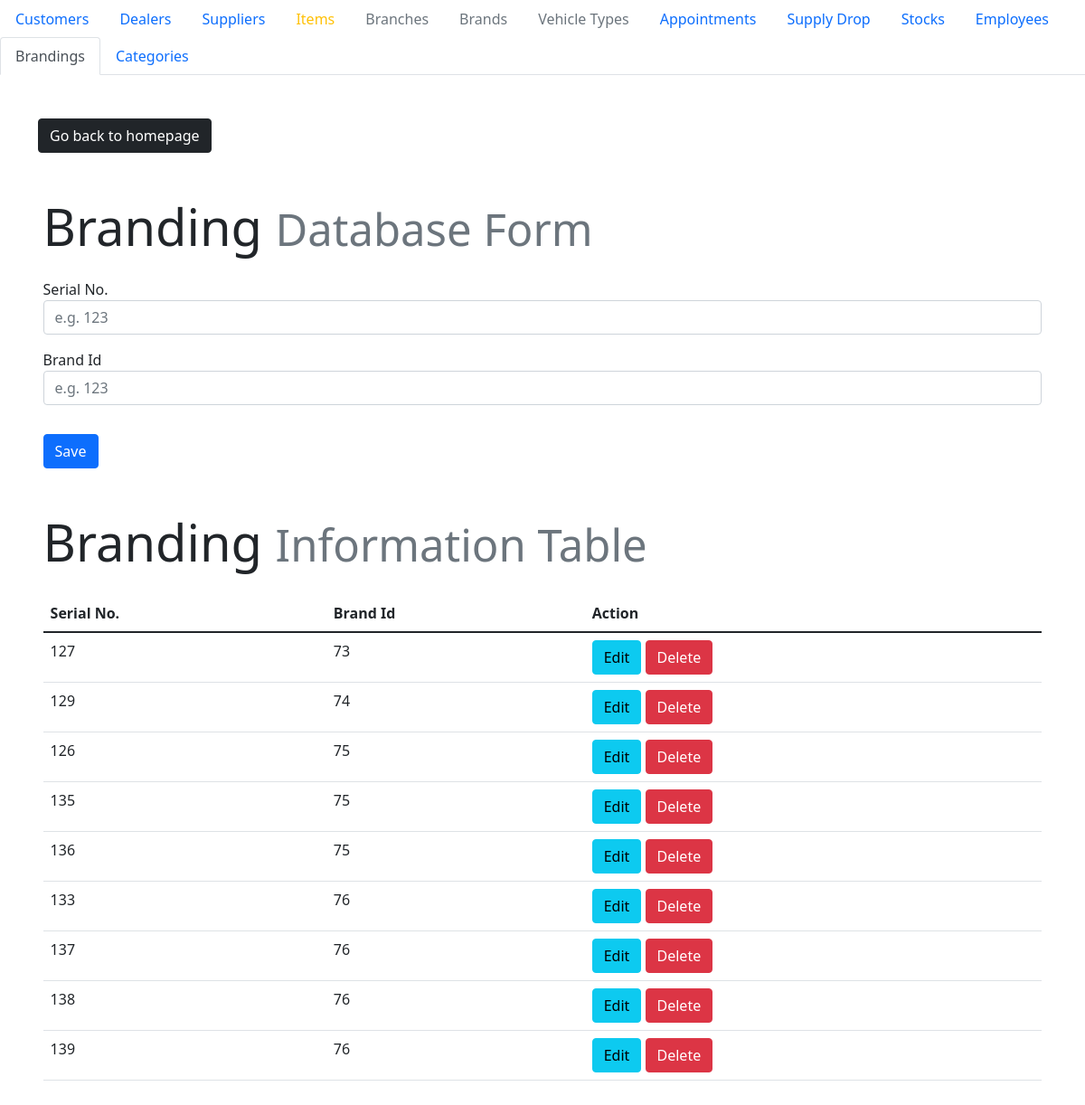
The page /admin/branded.php on the database its author committed.
### tables this page shows
CREATE TABLE `branded` (
  `serial_no` int(10) NOT NULL,
  `brand_id` int(10) DEFAULT NULL
);

### admin/branded.php (the view, shortened to what this page needs)
<!DOCTYPE html>
<html lang="en">
<head>
    <link rel="stylesheet" href="style.css">
    <link href="https://cdn.jsdelivr.net/npm/bootstrap@5.1.3/dist/css/bootstrap.min.css" rel="stylesheet">
</head>
<body>
    <ul class="nav nav-tabs">
    <li class="nav-item">
        <a class="nav-link" href="./index.php">Customers</a>
    </li>
    <li class="nav-item">
        <a class="nav-link" href="./dealer.php">Dealers</a>
    </li>
    <li class="nav-item">
        <a class="nav-link" href="./supplier.php">Suppliers</a>
    </li>
    <li class="nav-item">
        <a class="nav-link text-warning" href="./item.php">Items</a>
    </li>
    <li class="nav-item">
        <a class="nav-link text-muted" href="./branch.php">Branches</a>
    </li>
    <li class="nav-item">
        <a class="nav-link text-muted" href="./brand.php">Brands</a>
    </li>
    <li class="nav-item">
        <a class="nav-link text-muted" href="./vehicle_type.php">Vehicle Types</a>
    </li>
    <li class="nav-item">
        <a class="nav-link" href="./appointment-admin.php">Appointments</a>
    </li>
    <li class="nav-item">
        <a class="nav-link" href="./provides.php">Supply Drop</a>
    </li>
    <li class="nav-item">
        <a class="nav-link" href="./stocks.php">Stocks</a>
    </li>
    <li class="nav-item">
        <a class="nav-link" href="./works_at.php">Employees</a>
    </li>
    <li class="nav-item">
        <a class="nav-link active" href="./branded.php">Brandings</a>
    </li>
    <li class="nav-item">
        <a class="nav-link" href="./categorized.php">Categories</a>
    </li>
    </ul>
    <?php require_once 'process_branded.php'; ?>
    <div class="container transition">
    <div style="padding-top: 3em;">
        <a class="btn btn-dark" href="../foradmin.php" role="button">Go back to homepage</a>
    </div>
    <div class="mx-auto" style="width: 99%; padding-top: 3em;">
    <h1 class="display-4">Branding <small class="text-muted">Database Form</small></h1>
        <form action="process_branded.php" method="POST">
            <div class="col form-group" style="padding-top: 1em">
                <label for="">Serial No.</label>
                <input type="text" name="serial_no" class="form-control" value="<?php echo $serial_no; ?>" placeholder="e.g. 123" required autofocus pattern="^[0-9]*$">
            </div>
            <div class="col form-group" style="padding-top: 1em">
                <label for="">Brand Id</label>
                <input type="text" name="brand_id" class="form-control" value="<?php echo $brand_id; ?>" placeholder="e.g. 123" required autofocus pattern="^[0-9]*$">
            </div>
            <div class="form-group" style="padding-top: 2em">
                <?php
                if ($update == true):
                ?>
                    <button type="submit" class="btn btn-info" name="update">Update</button>
                <?php else: ?>
                    <button type="submit" class="btn btn-primary" name="save">Save</button>
                <?php endif; ?>
            </div>
        </form>
    </div>
    <?php
        $mysqli = new mysqli('localhost', 'root', '', 'sza') or die(mysqli_error($mysqli));
        $result = $mysqli->query("SELECT * FROM branded") or die(mysqli_error);
    ?>
    <div class="mx-auto" style="width: 99%; padding-top: 3em; padding-bottom: 5em;">
    <h1 class="display-4" style="padding-bottom: 0.3em;">Branding <small class="text-muted">Information Table</small></h1>
        <table class="table">
            <thead>
                <tr>
                    <th>Serial No.</th>
                    <th>Brand Id</th>
                    <th>Action</th>
                </tr>
            </thead>
        <?php
            while ($row = $result->fetch_assoc()): ?>
                <tr>
                    <td><?php echo $row['serial_no']; ?></td>
                    <td><?php echo $row['brand_id']; ?></td>
                    <td>
                        <a href="branded.php?edit=<?php echo $row['serial_no']; ?>"
                            class="btn btn-info">Edit</a>
                        <button onclick="check(<?php echo $row['serial_no']; ?>)" type="button" class="btn btn-danger">Delete</button>
                    </td>
                </tr>
            <?php endwhile; ?>
        </table>
    </div>
    </div>
</body>
</html>

### admin/process_branded.php (shortened to what this page needs)
<!DOCTYPE html>
<html lang="en">
<head>
    <link rel="stylesheet" href="style.css">
    <link href="https://cdn.jsdelivr.net/npm/bootstrap@5.1.3/dist/css/bootstrap.min.css" rel="stylesheet">
</head>
<body>
    <?php
    $update = false;
    $serial_no = '';
    $brand_id = '';
    ?>
</body>
</html>

### admin/style.css (style rules this page uses)
.transition { animation: transitionIn 0.5s; }

### rows shown on the page
branded: serial_no "127", brand "73"
branded: serial_no "129", brand "74"
branded: serial_no "126", brand "75"
branded: serial_no "135", brand "75"
branded: serial_no "136", brand "75"
branded: serial_no "133", brand "76"
branded: serial_no "137", brand "76"
branded: serial_no "138", brand "76"
branded: serial_no "139", brand "76"
